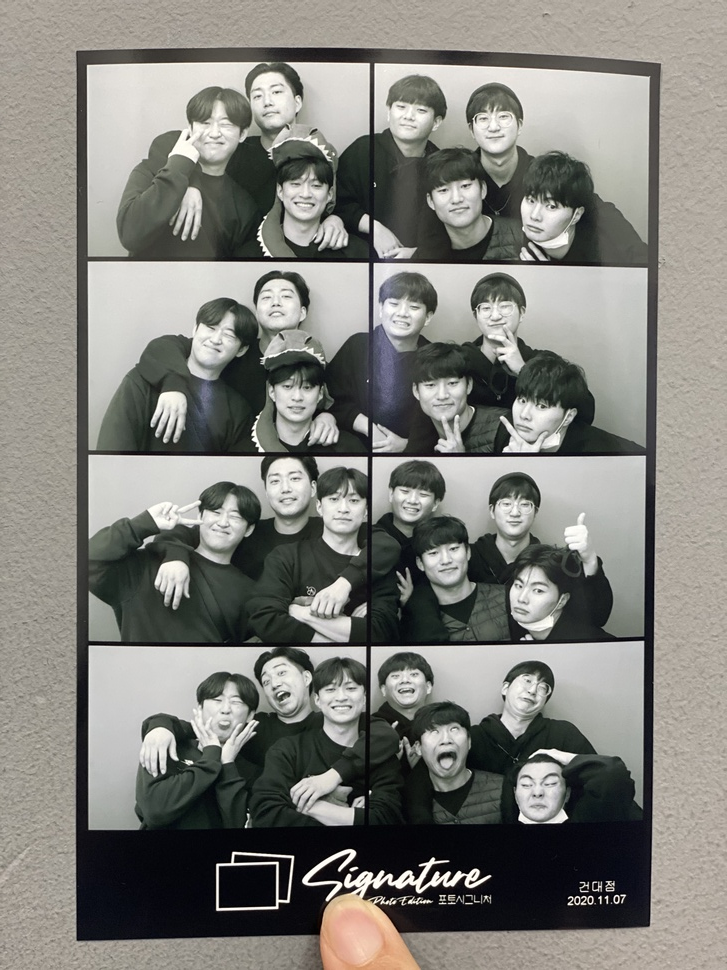
#> input picture access_data/pic1.JPG, 727 x 970 px, shrunk from 3024 x 4032 before the run, found by its file name
$ python face_detection.py
#> lines starting #> are read from the running program, lines starting #| are printed output that depends on the picture
import cv2 as cv
import numpy as np
import matplotlib.pyplot as plt


# 이미지 로드
img1 = cv.imread('./access_data/pic1.jpg')
#> img1 is the input picture: shape (970, 727, 3); mean B, G, R 122.4, 127.8, 128.4

# rgb로 변경
rgb = cv.cvtColor(img1, cv.COLOR_BGR2RGB)

# gray로 변경
gray = cv.cvtColor(rgb, cv.COLOR_RGB2GRAY)

# classifier 설정
classifier = cv.CascadeClassifier('./access_data/haarcascade_frontalface_default.xml')


# 사각형 만들기
rects = classifier.detectMultiScale(
    gray,
    scaleFactor=1.2,
    minNeighbors=5
)
#> rects = 19 rows, first 6: [387, 90, 47, 47], [467, 98, 54, 54], [278, 163, 55, 55], [253, 277, 51, 51], [376, 283, 52, 52], [471, 287, 51, 51]

print("face Found : {}".format(len(rects)))
#| face Found : 19

# rectangle trait
for x,y,w,h in rects:
    # 이미지에 사각형 그리기
    cv.rectangle(rgb, (x,y), (x+w,y+h), (0,255,0), 2) # 색깔, 선사이즈
#> this loop made 19 passes
#> (x, y, w, h) on passes 1 to 12: (387, 90, 47, 47), (467, 98, 54, 54), (278, 163, 55, 55), (253, 277, 51, 51), (376, 283, 52, 52), (471, 287, 51, 51), (258, 457, 56, 56), (489, 484, 52, 52), (382, 655, 49, 49), (318, 669, 52, 52), (510, 762, 56, 56), (243, 72, 55, 55)
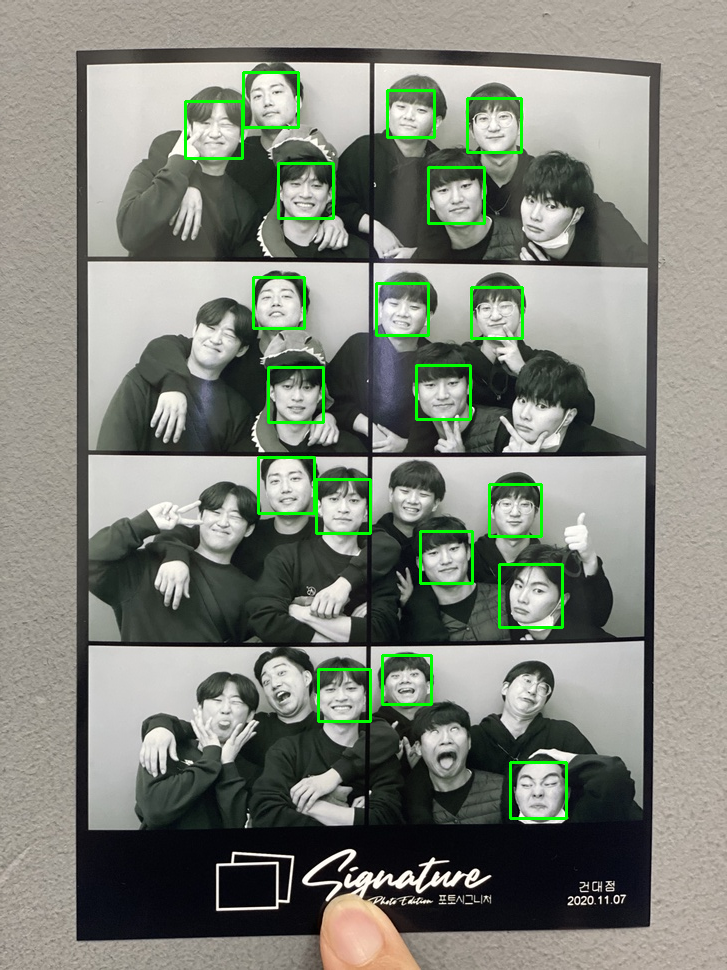
#> rgb: shape (970, 727, 3); mean R, G, B 126.6, 130.3, 120.7


# image plt
plt.imshow(rgb)
plt.show()

# save_pic
# bgr = cv.cvtColor(rgb, cv.COLOR_RGB2BGR)
# cv.imwrite('find_faces.png', bgr)
